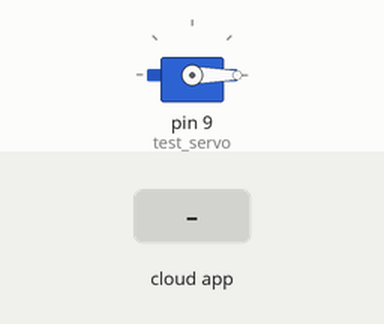
Simulated run of this sketch. Board: Arduino Uno, built with avr-gcc and run on an emulated ATmega328P. Shown: servo. The test bench sets the inputs (shaded band). The ROS host is connected and sends only what is stated.

Above: at 1.2 s.
1.3 s: the phone or cloud app sets cmd_vel to 45
At 2.4 s:
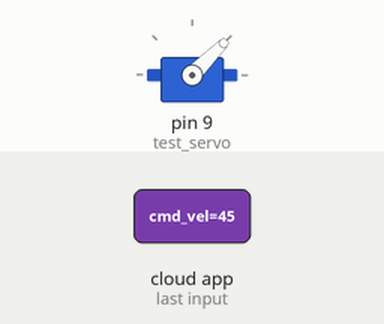
2.8 s: the phone or cloud app sets cmd_vel to 90
At 3.6 s:
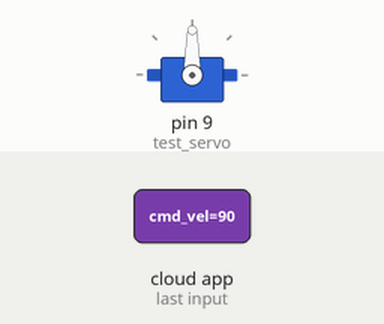
4.3 s: the phone or cloud app sets cmd_vel to 180
At 4.7 s:
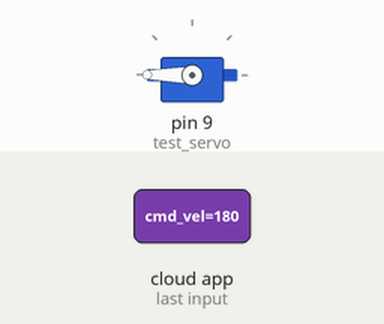
5.8 s: the phone or cloud app sets cmd_vel to 0
At 7.0 s:
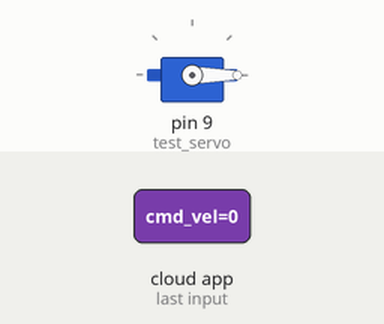
Timing chart, 0 to 8.3 s (numbered marks = the images above; inputs shaded):
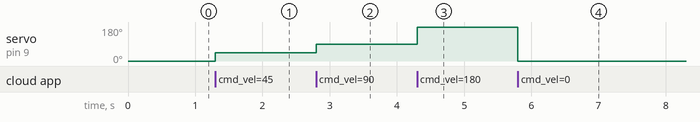

Measured:
- after the input at 1.3 s, servo on pin 9 (test_servo): 0° → 45° at once
- after the input at 2.8 s, servo on pin 9 (test_servo): 45° → 90° at once
- after the input at 4.3 s, servo on pin 9 (test_servo): 90° → 180° at once
- after the input at 5.8 s, servo on pin 9 (test_servo): 180° → 0° at once

The sketch:

servo_move.ino
```cpp
#include <ros.h>
#include <ArduinoHardware.h>

#include <std_msgs/Int16.h>
#include <Servo.h>

ros::NodeHandle nh;
Servo test_servo;

void callback(const std_msgs::Int16& cmd) {
  test_servo.write(cmd.data); //set servo angle, should be from 0-180

}

ros::Subscriber<std_msgs::Int16> sub("cmd_vel", &callback);

void setup() {

  test_servo.attach(9);
  test_servo.write(0);
  nh.initNode();
  nh.subscribe(sub);
}

void loop() {
  nh.spinOnce();
  delay(1);
}
```
